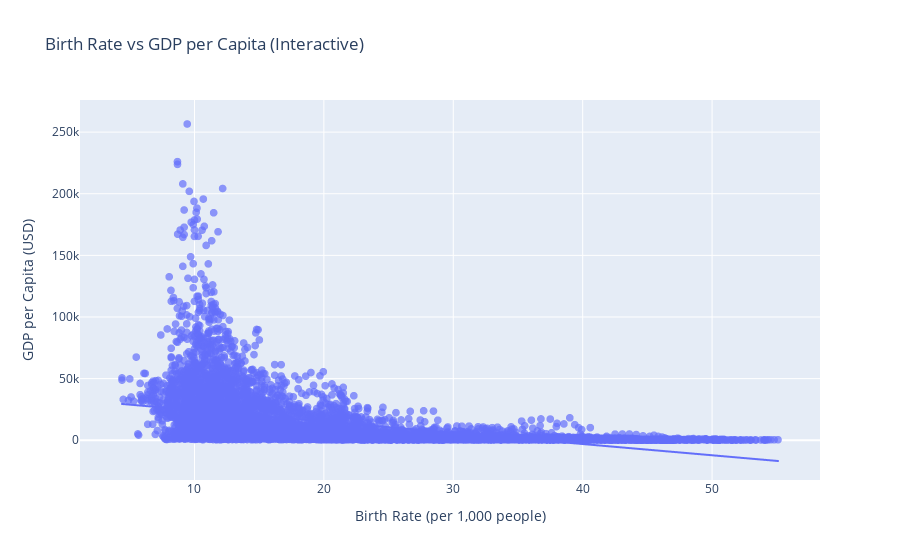

The notebook cell saved with this chart:
### Code cell
import plotly.express as px

fig = px.scatter(
    df,
    x="birth_rate",
    y="gdp_per_capita",
    hover_name="country",
    trendline="ols",
    title="Birth Rate vs GDP per Capita (Interactive)",
    labels={
        "birth_rate": "Birth Rate (per 1,000 people)",
        "gdp_per_capita": "GDP per Capita (USD)"
    },
)

fig.update_traces(marker=dict(size=8, opacity=0.7))
fig.show()

### Figure 1 — Plotly figure (JSON) as saved in the notebook; plotly's stock layout.template omitted (floating-point values rounded to 4 significant figures; data arrays with more than 128 entries replaced by an {"elided": "..."} marker saying what was removed)
{"data": [{"hovertemplate": "<b>%{hovertext}</b><br><br>Birth Rate (per 1,000 people)=%{x}<br>GDP per Capita (USD)=%{y}<extra></extra>", "hovertext": {"elided": "9044 str values"}, "legendgroup": "", "marker": {"color": "#636efa", "opacity": 0.7, "size": 8, "symbol": "circle"}, "mode": "markers", "name": "", "showlegend": false, "type": "scattergl", "x": {"elided": "9044 float values"}, "xaxis": "x", "y": {"elided": "9044 float values"}, "yaxis": "y"}, {"hovertemplate": "<b>OLS trendline</b><br>gdp_per_capita = -912.916 * birth_rate + 33474.3<br>R<sup>2</sup>=0.248025<br><br>Birth Rate (per 1,000 people)=%{x}<br>GDP per Capita (USD)=%{y} <b>(trend)</b><extra></extra>", "legendgroup": "", "marker": {"color": "#636efa", "opacity": 0.7, "size": 8, "symbol": "circle"}, "mode": "lines", "name": "", "showlegend": false, "type": "scattergl", "x": {"elided": "8635 float values"}, "xaxis": "x", "y": {"elided": "8635 float values"}, "yaxis": "y"}], "layout": {"legend": {"tracegroupgap": 0}, "title": {"text": "Birth Rate vs GDP per Capita (Interactive)"}, "xaxis": {"anchor": "y", "domain": [0, 1], "title": {"text": "Birth Rate (per 1,000 people)"}}, "yaxis": {"anchor": "x", "domain": [0, 1], "title": {"text": "GDP per Capita (USD)"}}}}
